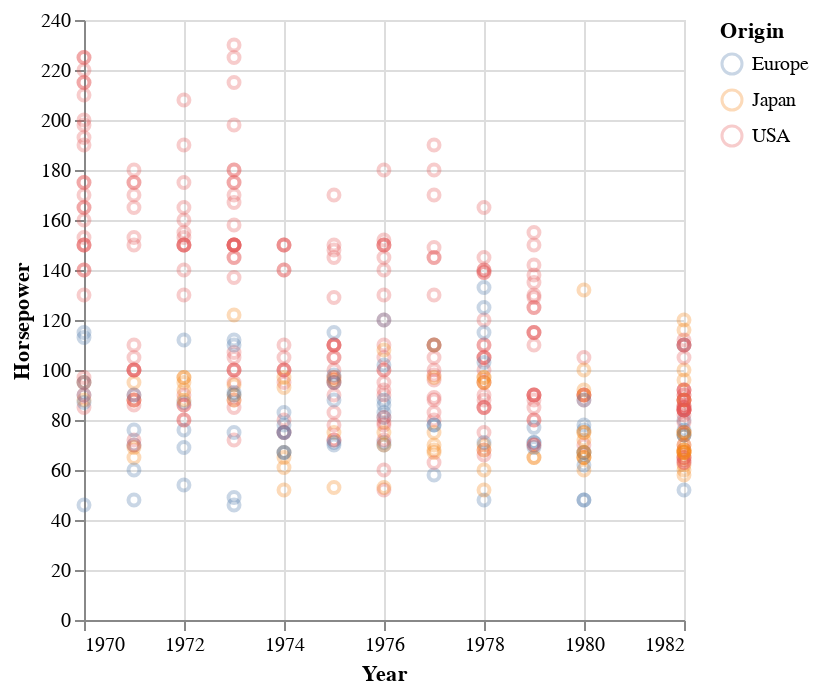

Notebook code cell kept with this figure:
### Code cell
cars = data.cars()

points = alt.Chart(cars).mark_point(opacity=0.3).encode(
    alt.X('Year'),
    alt.Y('Horsepower'),
    alt.Color('Origin')
)
points

### Figure 1 — Vega specification as saved in the notebook (floating-point values rounded to 4 significant figures; data arrays with more than 128 entries replaced by an {"elided": "..."} marker saying what was removed)
{"$schema": "https://vega.github.io/schema/vega/v5.json", "data": [{"name": "source_0", "values": {"elided": "400 records"}, "transform": [{"type": "formula", "expr": "toDate(datum['Year'])", "as": "Year"}]}, {"name": "source_0_y_domain_Horsepower", "values": [{"min": 46.0, "max": 230.0}]}, {"name": "source_0_color_domain_Origin", "values": [{"Origin": "USA"}, {"Origin": "Europe"}, {"Origin": "Japan"}]}], "marks": [{"type": "symbol", "name": "marks", "from": {"data": "source_0"}, "encode": {"update": {"x": {"field": "Year", "scale": "x"}, "stroke": {"field": "Origin", "scale": "color"}, "y": {"field": "Horsepower", "scale": "y"}, "fill": {"value": "transparent"}, "opacity": {"value": 0.3}}}, "style": ["point"]}], "scales": [{"name": "x", "type": "time", "domain": {"data": "source_0", "field": "Year"}, "range": [0, {"signal": "width"}]}, {"name": "y", "type": "linear", "domain": [{"signal": "(data(\"source_0_y_domain_Horsepower\")[0] || {}).min"}, {"signal": "(data(\"source_0_y_domain_Horsepower\")[0] || {}).max"}], "range": [{"signal": "height"}, 0], "zero": true, "nice": true}, {"name": "color", "type": "ordinal", "domain": {"data": "source_0_color_domain_Origin", "field": "Origin", "sort": true}, "range": "category"}], "axes": [{"scale": "x", "gridScale": "y", "orient": "bottom", "zindex": 0, "domain": false, "tickCount": {"signal": "ceil(width/40)"}, "labels": false, "grid": true, "maxExtent": 0, "ticks": false, "minExtent": 0, "aria": false}, {"scale": "y", "gridScale": "x", "ticks": false, "minExtent": 0, "orient": "left", "domain": false, "tickCount": {"signal": "ceil(height/40)"}, "labels": false, "grid": true, "maxExtent": 0, "aria": false, "zindex": 0}, {"scale": "x", "orient": "bottom", "title": "Year", "zindex": 0, "grid": false, "tickCount": {"signal": "ceil(width/40)"}, "labelFlush": true, "labelOverlap": true}, {"scale": "y", "title": "Horsepower", "tickCount": {"signal": "ceil(height/40)"}, "orient": "left", "grid": false, "labelOverlap": true, "zindex": 0}], "background": "white", "padding": 5, "width": 300, "legends": [{"stroke": "color", "symbolType": "circle", "title": "Origin", "encode": {"symbols": {"update": {"fill": {"value": "transparent"}, "opacity": {"value": 0.3}}}}}], "height": 300, "style": "cell"}
